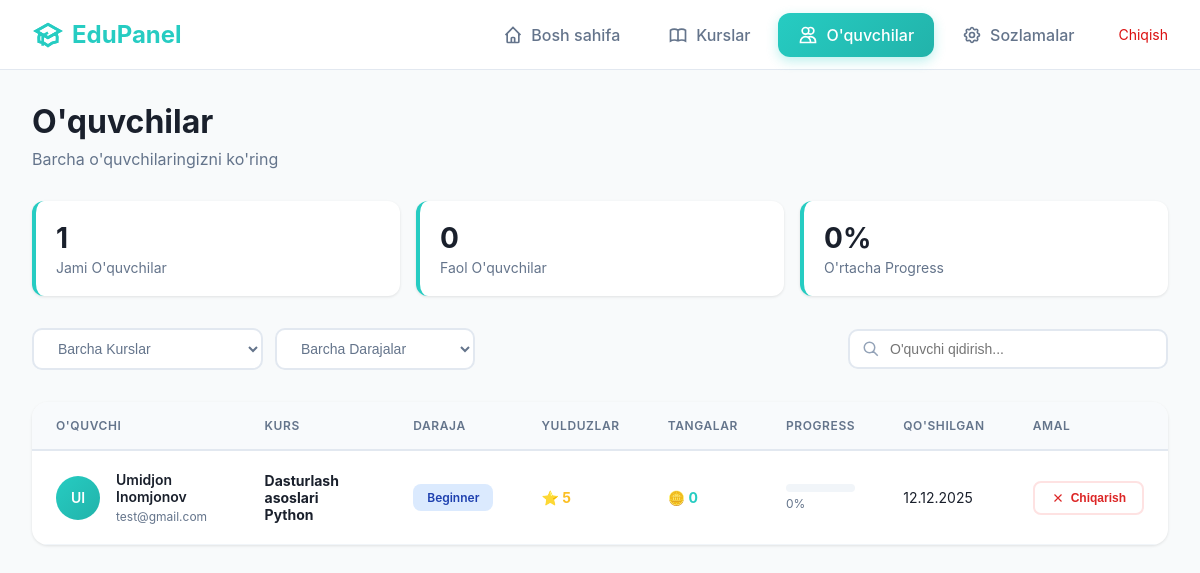
Screenshot of /teacher/students/ (signed in) with the database file from the repository.
### front/models.py (models this page shows, shortened)
class CourseStudent(models.Model):
    user = models.ForeignKey(CustomUser, on_delete=models.CASCADE, related_name='enrolled_courses')
    course = models.ForeignKey(Course, on_delete=models.CASCADE, related_name='students')
    enrolled_at = models.DateTimeField(auto_now_add=True)
    class Meta:
        unique_together = ('user', 'course')
        indexes = [models.Index(fields=['course']), models.Index(fields=['user'])]
        verbose_name = "Kurs talaba"
        verbose_name_plural = "Kurs talabalar"

class CustomUser(AbstractUser):
    user_type = models.CharField(max_length=10, choices=UserType.choices, default=UserType.STUDENT)
    bio = models.TextField(blank=True, null=True)
    profile_picture = models.ImageField(upload_to='profile_pics/', blank=True, null=True)
    date_of_birth = models.DateField(blank=True, null=True)
    telegram_username = models.CharField(max_length=50, blank=True, null=True)
    phone_number = models.CharField(max_length=20, blank=True, null=True)
    coins = models.PositiveIntegerField(default=0)
    stars = models.PositiveSmallIntegerField(default=0)
    level = models.CharField(max_length=15, choices=UserLevel.choices, default=UserLevel.BEGINNER)
    rating = models.FloatField(default=0.0, validators=[MinValueValidator(0.0), MaxValueValidator(5.0)])
    total_ratings = models.PositiveIntegerField(default=0)
    specialization = models.CharField(max_length=255, blank=True, null=True)
    experience_years = models.PositiveIntegerField(default=0)
    created_at = models.DateTimeField(auto_now_add=True)
    class Meta:
        indexes = [
            models.Index(fields=["user_type"]),
            models.Index(fields=["level"]),
            models.Index(fields=["rating"])
        ]
        verbose_name = "Foydalanuvchi"
        verbose_name_plural = "Foydalanuvchilar"

class Course(models.Model):
    TYPE_OPEN = 'open'
    TYPE_CLOSED = 'closed'
    TYPE_CHOICES = [(TYPE_OPEN, 'Open'), (TYPE_CLOSED, 'Closed')]
    background_image = models.ImageField(upload_to='course_backgrounds/', blank=True, null=True)
    title = models.CharField(max_length=255)
    subject = models.CharField(max_length=255, null=True, blank=True)
    grade = models.CharField(max_length=50, null=True, blank=True)
    description = models.TextField(blank=True)
    type = models.CharField(max_length=10, choices=TYPE_CHOICES, default=TYPE_OPEN)
    category = models.ForeignKey(CourseCategory, on_delete=models.SET_NULL, null=True, blank=True, related_name='courses')
    teacher = models.ForeignKey(CustomUser, on_delete=models.CASCADE, related_name='courses')
    created_at = models.DateTimeField(auto_now_add=True)
    updated_at = models.DateTimeField(auto_now=True)
    class Meta:
        ordering = ['-created_at']
        indexes = [models.Index(fields=['teacher']), models.Index(fields=['type'])]
        verbose_name = "Kurs"
        verbose_name_plural = "Kurslar"

### teacher/views.py (the view)
# urls.py: path('students/', views.teacher_students, name='teacher_students'),
@teacher_required
def teacher_students(request):
    courses = Course.objects.filter(teacher=request.user)
    students = CourseStudent.objects.filter(course__teacher=request.user).select_related('user', 'course')
    total_students = students.values('user').distinct().count()
    return render(request, 'teacher/students.html', {
        'courses': courses,
        'students': students,
        'total_students': total_students,
    })

### teacher/views.py (called while the page is built)
def teacher_required(view_func):
    @wraps(view_func)
    def wrapper(request, *args, **kwargs):
        if not request.user.is_authenticated:
            return redirect('teacher:login')
        if request.user.user_type != UserType.TEACHER:
            messages.error(request, 'Faqat o\'qituvchilar kirishi mumkin!')
            logout(request)
            return redirect('teacher:login')
        return view_func(request, *args, **kwargs)
    return wrapper

### templates/teacher/students.html (shortened to what this page needs)
{% extends 'teacher/base.html' %}
{% block content %}
<div class="page-header">
    <h1 class="page-title">O'quvchilar</h1>
    <p class="page-subtitle">Barcha o'quvchilaringizni ko'ring</p>
</div>
<div class="stats-row">
    <div class="stat-box">
        <div class="stat-value">{{ total_students|default:0 }}</div>
        <div class="stat-label">Jami O'quvchilar</div>
    </div>
    <div class="stat-box">
        <div class="stat-value">{{ active_students|default:0 }}</div>
        <div class="stat-label">Faol O'quvchilar</div>
    </div>
    <div class="stat-box">
        <div class="stat-value">{{ avg_progress|default:0 }}%</div>
        <div class="stat-label">O'rtacha Progress</div>
    </div>
</div>
<div class="page-actions">
    <div class="filters">
        <select class="filter-select" id="courseFilter">
            <option value="all">Barcha Kurslar</option>
        </select>
        <select class="filter-select" id="levelFilter">
            <option value="all">Barcha Darajalar</option>
        </select>
    </div>
    <div class="search-box">
        <svg viewBox="0 0 24 24" fill="none" stroke="currentColor" stroke-width="2">
            <path d="M21 21l-6-6m2-5a7 7 0 11-14 0 7 7 0 0114 0z"/>
        </svg>
        <input type="text" id="searchInput" placeholder="O'quvchi qidirish...">
    </div>
</div>
<div class="table-container">
    {% if students %}
    <table class="data-table">
        <thead>
            <tr>
                <th>O'quvchi</th>
                <th>Kurs</th>
                <th>Daraja</th>
                <th>Yulduzlar</th>
                <th>Tangalar</th>
                <th>Progress</th>
                <th>Qo'shilgan</th>
                <th>Amal</th>
            </tr>
        </thead>
        <tbody id="studentTableBody">
            {% for enrollment in students %}
            <tr data-course="{{ enrollment.course.id }}" data-level="{{ enrollment.user.level }}">
                <td>
                    <div class="student-cell">
                        <div class="student-avatar">
                            {{ enrollment.user.first_name.0|default:enrollment.user.username.0 }}{{ enrollment.user.last_name.0|default:"" }}
                        </div>
                        <div class="student-info">
                            <div class="student-name">
                                {{ enrollment.user.get_full_name|default:enrollment.user.username }}
                            </div>
                            <div class="student-email">{{ enrollment.user.email }}</div>
                        </div>
                    </div>
                </td>
                <td>
                    <strong>{{ enrollment.course.title }}</strong>
                </td>
                <td>
                    <span class="level-badge {{ enrollment.user.level }}">
                        {{ enrollment.user.get_level_display }}
                    </span>
                </td>
                <td>
                    <strong style="color: #fbbf24;">⭐ {{ enrollment.user.stars }}</strong>
                </td>
                <td>
                    <strong style="color: #26CCC2;">🪙 {{ enrollment.user.coins }}</strong>
                </td>
                <td>
                    <div class="progress-bar">
                    </div>
                    <small style="color: #64748b; font-size: 0.75rem; margin-top: 0.25rem; display: block;">
                        {{ enrollment.progress|default:0 }}%
                    </small>
                </td>
                <td>
                    {{ enrollment.enrolled_at|date:"d.m.Y" }}
                </td>
                <td>
                    <button class="remove-btn" onclick="removeStudent({{ enrollment.id }}, '{{ enrollment.user.get_full_name|default:enrollment.user.username|escapejs }}', '{{ enrollment.course.title|escapejs }}')">
                        <svg viewBox="0 0 24 24" fill="none" stroke="currentColor" stroke-width="2">
                            <path d="M6 18L18 6M6 6l12 12"/>
                        </svg>
                        Chiqarish
                    </button>
                </td>
            </tr>
            {% endfor %}
        </tbody>
    </table>
    {% endif %}
</div>
{% endblock %}

### templates/teacher/base.html (style rules this page uses)
* { margin: 0; padding: 0; box-sizing: border-box; }
body { font-family: -apple-system, BlinkMacSystemFont, 'Segoe UI', Roboto, 'Helvetica Neue', Arial, sans-serif; background: #f8fafb; color: #2d3748; }
.page-header { margin-bottom: 2rem; }
.page-title { font-size: 2rem; font-weight: 700; color: #1a202c; margin-bottom: 0.5rem; }
.page-subtitle { color: #64748b; font-size: 1rem; }

### templates/teacher/students.html (style rules this page uses)
.page-actions { display: flex; justify-content: space-between; align-items: center; gap: 1rem; margin-bottom: 2rem; flex-wrap: wrap; }
.filters { display: flex; gap: 0.75rem; flex-wrap: wrap; flex: 1; }
.filter-select { padding: 0.625rem 1.25rem; border: 2px solid #e2e8f0; background: white; border-radius: 10px; font-size: 0.875rem; font-weight: 500; color: #64748b; cursor: pointer; transition: all 0.2s; min-width: 200px; }
.search-box { position: relative; flex: 1; max-width: 320px; }
.search-box input { width: 100%; padding: 0.625rem 1rem 0.625rem 2.5rem; border: 2px solid #e2e8f0; border-radius: 10px; font-size: 0.875rem; transition: all 0.2s; }
.search-box svg { position: absolute; left: 0.875rem; top: 50%; transform: translateY(-50%); width: 18px; height: 18px; color: #94a3b8; }
.stats-row { display: grid; grid-template-columns: repeat(auto-fit, minmax(200px, 1fr)); gap: 1rem; margin-bottom: 2rem; }
.stat-box { background: white; padding: 1.25rem; border-radius: 12px; box-shadow: 0 1px 3px rgba(0, 0, 0, 0.1); border-left: 4px solid #26CCC2; }
.stat-value { font-size: 1.75rem; font-weight: 700; color: #1a202c; margin-bottom: 0.25rem; }
.stat-label { font-size: 0.875rem; color: #64748b; }
.table-container { background: white; border-radius: 16px; box-shadow: 0 1px 3px rgba(0, 0, 0, 0.1); overflow: hidden; }
.data-table { width: 100%; border-collapse: collapse; }
.data-table thead { background: #f8fafc; border-bottom: 2px solid #e2e8f0; }
.data-table th { padding: 1rem 1.5rem; text-align: left; font-size: 0.75rem; font-weight: 600; color: #64748b; text-transform: uppercase; letter-spacing: 0.05em; }
.data-table td { padding: 1.25rem 1.5rem; border-bottom: 1px solid #f1f5f9; color: #1a202c; font-size: 0.875rem; }
.data-table tbody tr { transition: background 0.2s; }
.student-cell { display: flex; align-items: center; gap: 1rem; }
.student-avatar { width: 44px; height: 44px; border-radius: 50%; background: linear-gradient(135deg, #26CCC2 0%, #22b3aa 100%); display: flex; align-items: center; justify-content: center; color: white; font-weight: 600; font-size: 0.875rem; flex-shrink: 0; }
.student-info { min-width: 0; }
.student-name { font-weight: 600; color: #1a202c; margin-bottom: 0.25rem; }
.student-email { font-size: 0.75rem; color: #64748b; }
.level-badge { padding: 0.375rem 0.875rem; border-radius: 8px; font-size: 0.75rem; font-weight: 600; display: inline-block; }
.level-badge.beginner { background: #dbeafe; color: #1e40af; }
.progress-bar { width: 100%; height: 8px; background: #f1f5f9; border-radius: 4px; overflow: hidden; }
.remove-btn { padding: 0.5rem 1rem; background: transparent; border: 2px solid #fee2e2; color: #dc2626; border-radius: 8px; font-size: 0.75rem; font-weight: 600; cursor: pointer; transition: all 0.2s; display: flex; align-items: center; gap: 0.375rem; }
.remove-btn svg { width: 14px; height: 14px; }

### rows the page displays
CourseStudent: user.first_name.0 "U", user.last_name.0 "I", user.get_full_name "Umidjon Inomjonov", user.email "test@gmail.com", course "Dasturlash asoslari Python", user.level "Beginner", user.stars "5", user.coins "0", progress "0", enrolled_at "12.12.2025"

### other values shown
{{ total_students|default:0 }} "1"
{{ active_students|default:0 }} "0"
{{ avg_progress|default:0 }} "0"
